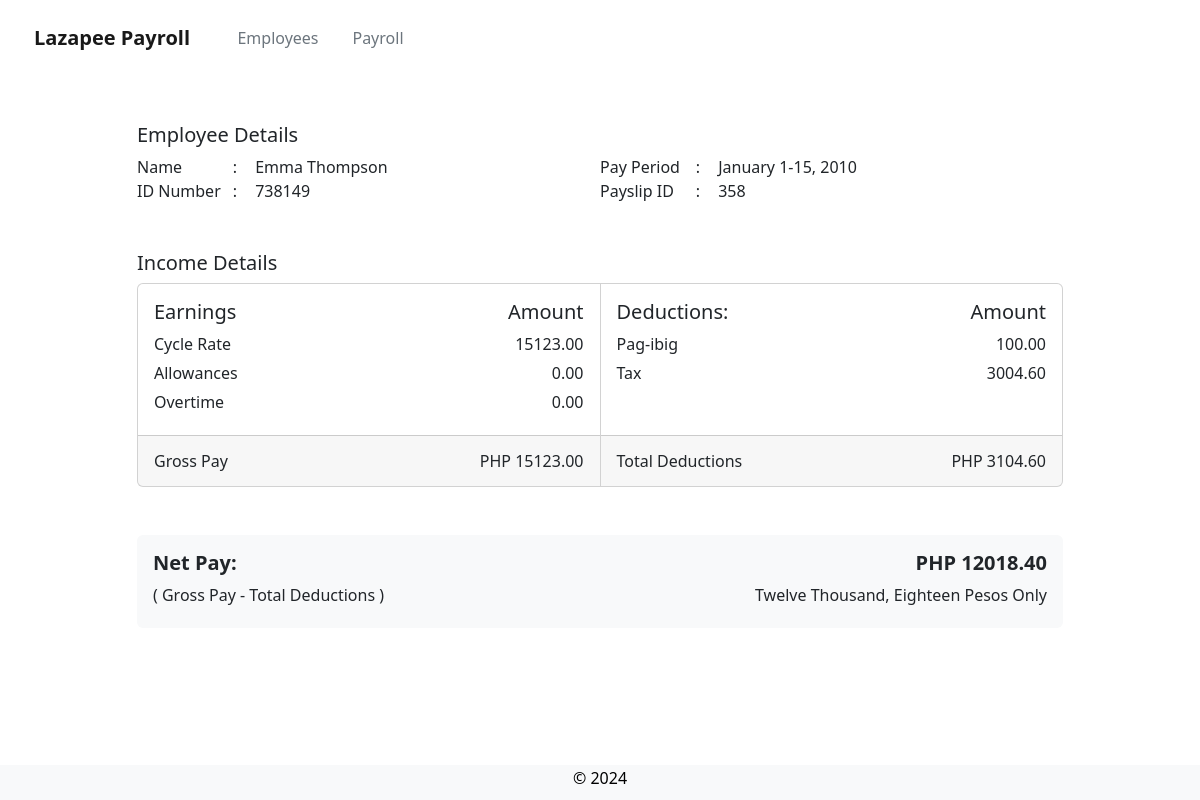
Screenshot of /view_payslip/358/ with the database file from the repository.
### payroll_app/models.py (models this page shows)
class Payslip(models.Model):
    employee = models.ForeignKey(Employee, on_delete=models.CASCADE)
    id_number = models.IntegerField()
    rate = models.FloatField(default=0)
    cycle_rate = models.FloatField(default=0)
    overtime_pay = models.FloatField(null=True, default=0)
    allowance = models.FloatField(null=True, default=0)
    month = models.CharField(max_length=10)
    date_range = models.CharField(max_length=25)
    year = models.CharField(max_length=4)
    pay_cycle = models.IntegerField()
    tax = models.FloatField(null=True, default=0)
    philhealth = models.FloatField(null=True, default=0)
    pag_ibig = models.FloatField(null=True, default=0)
    sss = models.FloatField(null=True, default=0)
    total_deductions = models.FloatField(null=True, default=0)
    gross_pay = models.FloatField(null=True, default=0)
    total_pay = models.FloatField(null=True, default=0)
    total_pay_desc = models.CharField(max_length=300, default="")

class Employee(models.Model):
    name = models.CharField(max_length=25)
    id_number = models.IntegerField()
    rate = models.FloatField()
    overtime_hours = models.IntegerField(null=True, default=0)
    overtime_pay = models.FloatField(null=True, default=0)
    allowance = models.FloatField(null=True, default=0)

### payroll_app/views.py (the view)
# urls.py: path('view_payslip/<int:pk>/', views.view_payslip, name='view_payslip'),
def view_payslip(request, pk):
    payslip = Payslip.objects.get(pk=pk)
    return render(request, 'payroll_app/view_payslip.html', {'payslip':payslip})

### payroll_app/templates/payroll_app/view_payslip.html (shortened to what this page needs)
{% extends 'payroll_app/base.html' %}
{% load static %}
{% block content %}
<div class="row pb-5 mt-5">
    <h5> Employee Details </h5>
    <div class="d-flex flex-wrap">
        <div class="col-md-6">
            <span style="display:inline-block; min-width: 10ch;"> Name </span>
            <span style="display:inline-block; min-width: 2ch;"> : </span>
            <span> {{ payslip.employee.name }} </span>
        </div>
        <div class="col-md-6">
            <span style="display:inline-block; min-width: 10ch;"> Pay Period </span>
            <span style="display:inline-block; min-width: 2ch;"> : </span>
            <span> {{ payslip.date_range }} </span>
        </div>
        <div class="col-md-6">
            <span style="display:inline-block; min-width: 10ch;"> ID Number </span>
            <span style="display:inline-block; min-width: 2ch;"> : </span>
            <span> {{ payslip.id_number }} </span>
        </div>
        <div class="col-md-6">
            <span style="display:inline-block; min-width: 10ch;"> Payslip ID </span>
            <span style="display:inline-block; min-width: 2ch;"> : </span>
            <span> {{ payslip.pk }} </span>
        </div>
    </div>
</div>
<div class="row pb-5">
    <h5> Income Details </h5>
    <div class="card-group">
        <div class="card">
            <div class="card-body d-flex flex-wrap">
                <div class="col-md-6">
                    <h5 class="card-title"> Earnings </h5>
                    <p> Cycle Rate </p>
                    <p> Allowances </p>
                    <p> Overtime </p>
                </div>
                <div class="col-md-6" style="text-align: right;">
                    <h5 class="title">Amount</h5>
                    <p> {{ payslip.cycle_rate | floatformat:"2" }} </p>
                    <p> {{ payslip.allowance | floatformat:"2" }} </p>
                    <p> {{ payslip.overtime_pay | floatformat:"2" }} </p>
                </div>
            </div>
            <div class="card-footer d-flex flex-wrap">
                <div class="col-md-6">
                    <p> Gross Pay </p>
                </div>
                <div class="col-md-6" style="text-align: right;">
                    <p> PHP {{ payslip.gross_pay | floatformat:"2" }} </p>
                </div>
            </div>
        </div>
        <div class="card">
            <div class="card-body d-flex flex-wrap">
                <div class="col-md-6">
                    <h5 class="card-title"> Deductions: </h5>
                    {% if payslip.pay_cycle == 1 %}
                        <p> Pag-ibig </p>
                    {% else %}
                        <p> PhilHealth </p>
                        <p> SSS </p>
                    {% endif %}
                    <p> Tax </p>
                </div>
                <div class="col-md-6 text-end">
                    <h5 class="title">Amount</h5>
                    {% if payslip.pay_cycle == 1 %}
                        <p> {{ payslip.pag_ibig | floatformat:"2" }} </p>
                    {% else %}
                        <p> {{ payslip.philhealth | floatformat:"2" }} </p>
                        <p> {{ payslip.sss | floatformat:"2" }} </p>
                    {% endif %}
                    <p> {{ payslip.tax | floatformat:"2" }} </p>
                </div>
            </div>
            <div class="card-footer d-flex flex-wrap">
                <div class="col-md-6">
                    <p> Total Deductions </p>
                </div>
                <div class="col-md-6 text-end">
                    <p> PHP {{ payslip.total_deductions | floatformat:"2" }} </p>
                </div>
            </div>
        </div>
    </div>
</div>
<div class="row pb-5">
    <div class="card-group">
        <div class="card bg-light border-0">
            <div class="card-body">
                <h5><b> Net Pay: </b></h5>
                <p> ( Gross Pay - Total Deductions ) </p>
            </div>
        </div>
        <div class="card bg-light border-0">
            <div class="card-body" style="text-align: right;">
                <h5><b> PHP {{ payslip.total_pay | floatformat:"2" }} </b></h5>
                <p> {{ payslip.total_pay_desc }} Pesos Only </p>
            </div>
        </div>
    </div>
</div>
{% endblock %}

### payroll_app/templates/payroll_app/view_payslip.html (style rules this page uses)
p { margin-top: 5px; margin-bottom: 5px; }

### rows the page displays
Payslip: employee.name "Emma Thompson", date_range "January 1-15, 2010", id_number "738149", pk "358", cycle_rate "15123.00", allowance "0.00", overtime_pay "0.00", gross_pay "15123.00", pag_ibig "100.00", tax "3004.60", total_deductions "3104.60", total_pay "12018.40", total_pay_desc "Twelve Thousand, Eighteen"
